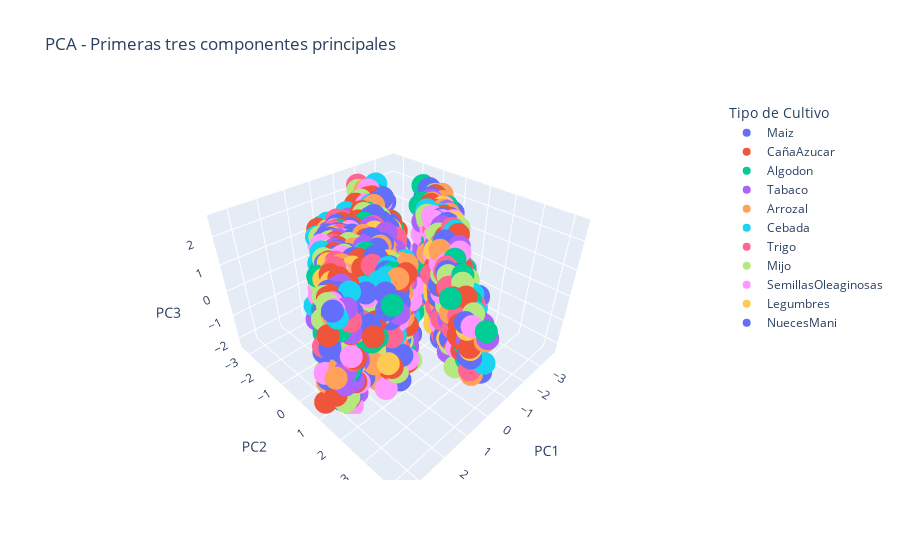

The notebook cell saved with this chart:
### Code cell
# Usamos los primeros 3 componentes para graficar
pca_df = pd.DataFrame(cultivos_pca[:, :3], columns=['PC1', 'PC2', 'PC3'])
pca_df['tipoCultivo'] = cultivos['tipoCultivo'].values  # O del dataset original


fig = px.scatter_3d(
    pca_df,
    x='PC1',
    y='PC2',
    z='PC3',
    color='tipoCultivo',
    title='PCA - Primeras tres componentes principales',
    labels={'tipoCultivo': 'Tipo de Cultivo'}
)
fig.show()

### Figure 1 — Plotly figure (JSON) as saved in the notebook; plotly's stock layout.template omitted (floating-point values rounded to 4 significant figures; data arrays with more than 128 entries replaced by an {"elided": "..."} marker saying what was removed)
{"data": [{"hovertemplate": "Tipo de Cultivo=Maiz<br>PC1=%{x}<br>PC2=%{y}<br>PC3=%{z}<extra></extra>", "legendgroup": "Maiz", "marker": {"color": "#636efa", "symbol": "circle"}, "mode": "markers", "name": "Maiz", "scene": "scene", "showlegend": true, "type": "scatter3d", "x": {"elided": "753 float values"}, "y": {"elided": "753 float values"}, "z": {"elided": "753 float values"}}, {"hovertemplate": "Tipo de Cultivo=CañaAzucar<br>PC1=%{x}<br>PC2=%{y}<br>PC3=%{z}<extra></extra>", "legendgroup": "CañaAzucar", "marker": {"color": "#EF553B", "symbol": "circle"}, "mode": "markers", "name": "CañaAzucar", "scene": "scene", "showlegend": true, "type": "scatter3d", "x": {"elided": "763 float values"}, "y": {"elided": "763 float values"}, "z": {"elided": "763 float values"}}, {"hovertemplate": "Tipo de Cultivo=Algodon<br>PC1=%{x}<br>PC2=%{y}<br>PC3=%{z}<extra></extra>", "legendgroup": "Algodon", "marker": {"color": "#00cc96", "symbol": "circle"}, "mode": "markers", "name": "Algodon", "scene": "scene", "showlegend": true, "type": "scatter3d", "x": {"elided": "722 float values"}, "y": {"elided": "722 float values"}, "z": {"elided": "722 float values"}}, {"hovertemplate": "Tipo de Cultivo=Tabaco<br>PC1=%{x}<br>PC2=%{y}<br>PC3=%{z}<extra></extra>", "legendgroup": "Tabaco", "marker": {"color": "#ab63fa", "symbol": "circle"}, "mode": "markers", "name": "Tabaco", "scene": "scene", "showlegend": true, "type": "scatter3d", "x": {"elided": "717 float values"}, "y": {"elided": "717 float values"}, "z": {"elided": "717 float values"}}, {"hovertemplate": "Tipo de Cultivo=Arrozal<br>PC1=%{x}<br>PC2=%{y}<br>PC3=%{z}<extra></extra>", "legendgroup": "Arrozal", "marker": {"color": "#FFA15A", "symbol": "circle"}, "mode": "markers", "name": "Arrozal", "scene": "scene", "showlegend": true, "type": "scatter3d", "x": {"elided": "706 float values"}, "y": {"elided": "706 float values"}, "z": {"elided": "706 float values"}}, {"hovertemplate": "Tipo de Cultivo=Cebada<br>PC1=%{x}<br>PC2=%{y}<br>PC3=%{z}<extra></extra>", "legendgroup": "Cebada", "marker": {"color": "#19d3f3", "symbol": "circle"}, "mode": "markers", "name": "Cebada", "scene": "scene", "showlegend": true, "type": "scatter3d", "x": {"elided": "703 float values"}, "y": {"elided": "703 float values"}, "z": {"elided": "703 float values"}}, {"hovertemplate": "Tipo de Cultivo=Trigo<br>PC1=%{x}<br>PC2=%{y}<br>PC3=%{z}<extra></extra>", "legendgroup": "Trigo", "marker": {"color": "#FF6692", "symbol": "circle"}, "mode": "markers", "name": "Trigo", "scene": "scene", "showlegend": true, "type": "scatter3d", "x": {"elided": "747 float values"}, "y": {"elided": "747 float values"}, "z": {"elided": "747 float values"}}, {"hovertemplate": "Tipo de Cultivo=Mijo<br>PC1=%{x}<br>PC2=%{y}<br>PC3=%{z}<extra></extra>", "legendgroup": "Mijo", "marker": {"color": "#B6E880", "symbol": "circle"}, "mode": "markers", "name": "Mijo", "scene": "scene", "showlegend": true, "type": "scatter3d", "x": {"elided": "718 float values"}, "y": {"elided": "718 float values"}, "z": {"elided": "718 float values"}}, {"hovertemplate": "Tipo de Cultivo=SemillasOleaginosas<br>PC1=%{x}<br>PC2=%{y}<br>PC3=%{z}<extra></extra>", "legendgroup": "SemillasOleaginosas", "marker": {"color": "#FF97FF", "symbol": "circle"}, "mode": "markers", "name": "SemillasOleaginosas", "scene": "scene", "showlegend": true, "type": "scatter3d", "x": {"elided": "711 float values"}, "y": {"elided": "711 float values"}, "z": {"elided": "711 float values"}}, {"hovertemplate": "Tipo de Cultivo=Legumbres<br>PC1=%{x}<br>PC2=%{y}<br>PC3=%{z}<extra></extra>", "legendgroup": "Legumbres", "marker": {"color": "#FECB52", "symbol": "circle"}, "mode": "markers", "name": "Legumbres", "scene": "scene", "showlegend": true, "type": "scatter3d", "x": {"elided": "728 float values"}, "y": {"elided": "728 float values"}, "z": {"elided": "728 float values"}}, {"hovertemplate": "Tipo de Cultivo=NuecesMani<br>PC1=%{x}<br>PC2=%{y}<br>PC3=%{z}<extra></extra>", "legendgroup": "NuecesMani", "marker": {"color": "#636efa", "symbol": "circle"}, "mode": "markers", "name": "NuecesMani", "scene": "scene", "showlegend": true, "type": "scatter3d", "x": {"elided": "732 float values"}, "y": {"elided": "732 float values"}, "z": {"elided": "732 float values"}}], "layout": {"legend": {"title": {"text": "Tipo de Cultivo"}, "tracegroupgap": 0}, "scene": {"domain": {"x": [0, 1], "y": [0, 1]}, "xaxis": {"title": {"text": "PC1"}}, "yaxis": {"title": {"text": "PC2"}}, "zaxis": {"title": {"text": "PC3"}}}, "title": {"text": "PCA - Primeras tres componentes principales"}}}
